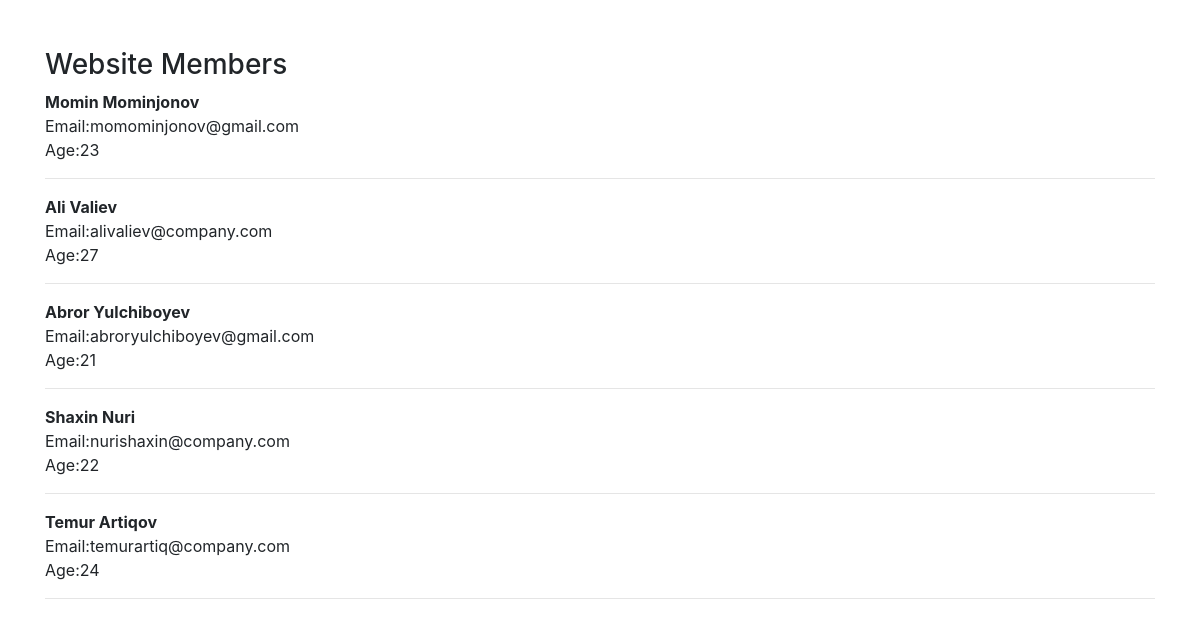
The page / on the database its author committed.
### website/models.py (models this page shows, shortened)
class Member(models.Model):
    first_name = models.CharField(max_length=50)
    last_name = models.CharField(max_length=100)
    email = models.EmailField(max_length=200)
    password = models.CharField(max_length=50)
    age = models.PositiveIntegerField()

### website/views.py (the view)
# urls.py: path('', views.home, name='home'),
def home(request):
    all_members = Member.objects.all
    return render(request, 'home.html', {'all': all_members})

### website/templates/home.html
{% extends 'base.html' %}
{% block content %}
    <h3>Website Members</h3>
    {% for item in all %}
        <strong>{{item.first_name}} {{item.last_name}}</strong></br>
        Email:{{item.email}}</br>
        Age:{{item.age}}</br>
        <hr/>
    {% endfor %}
{% endblock %}

### website/templates/base.html (shortened to what this page needs)
<!doctype html>
<html lang="en">
  <head>
    <link rel="stylesheet" href="https://stackpath.bootstrapcdn.com/bootstrap/4.4.1/css/bootstrap.min.css">
  </head>
  <body>
    <div class="container mt-5">
      {% block content %}
      {% endblock %}
    </div>
  </body>
</html>

### rows shown on the page
Member: first_name "Momin", last_name "Mominjonov", email "momominjonov@gmail.com", age "23"
Member: first_name "Ali", last_name "Valiev", email "alivaliev@company.com", age "27"
Member: first_name "Abror", last_name "Yulchiboyev", email "abroryulchiboyev@gmail.com", age "21"
Member: first_name "Shaxin", last_name "Nuri", email "nurishaxin@company.com", age "22"
Member: first_name "Temur", last_name "Artiqov", email "temurartiq@company.com", age "24"
